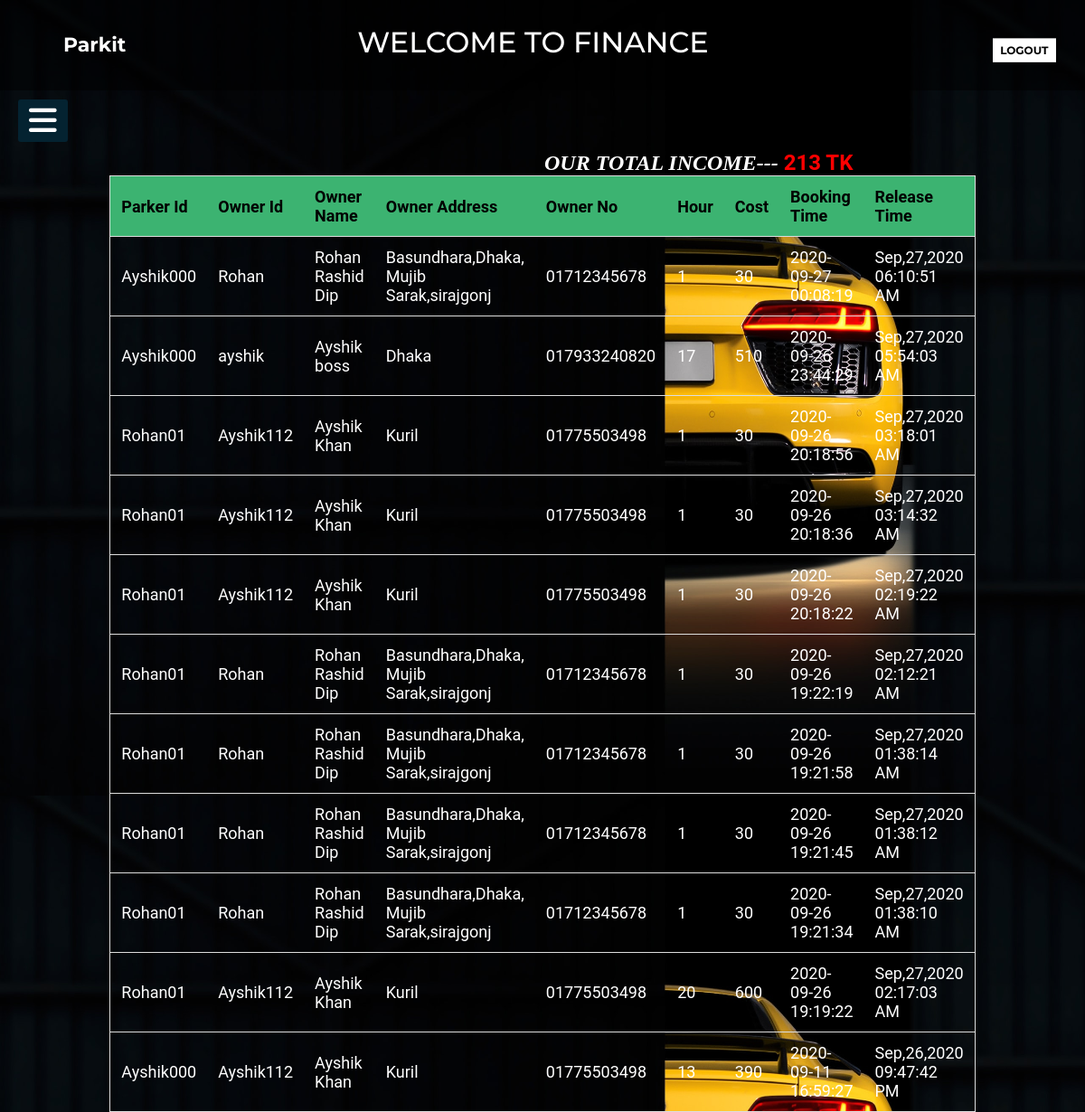
Page /Views/Admin/finance.php (signed in) on the committed database.
### tables this page shows
CREATE TABLE `booking` (
  `sl` int(50) NOT NULL,
  `parkerId` varchar(50) NOT NULL,
  `oid` varchar(100) NOT NULL,
  `oname` varchar(100) NOT NULL,
  `oaddress` varchar(300) NOT NULL,
  `ono` varchar(100) NOT NULL,
  `ospace` varchar(10) NOT NULL,
  `hour` varchar(10) NOT NULL,
  `cost` varchar(100) NOT NULL,
  `Date&Time` timestamp NOT NULL DEFAULT CURRENT_TIMESTAMP,
  `Status` varchar(200) NOT NULL,
  `ReleaseTime` varchar(200) NOT NULL
);

### Views/Models/db_connect.php (called while the page is built, shortened)
<?php
	 $serverName="localhost";
	 $userName="root";
	 $password="";
	 $dbName="parkit";
	function get($query)
	{
        $data=array();
		global $serverName,$userName,$password,$dbName;
		$conn = mysqli_connect( $serverName, $userName, $password, $dbName);
        $result=mysqli_query($conn,$query);
        if(mysqli_num_rows($result) > 0)
        {
            while($row = mysqli_fetch_assoc($result))
            {
                $entity=array();
                foreach($row as $k=>$v)
                {
                    $entity[$k] = $row[$k];
                }
                $data[] = $entity;
            }
        }
		return $data;
	}
?>

### Controllers/AdminController.php (called while the page is built, shortened)
<?php
  require_once '../Models/db_connect.php';
function finance()
{
  $query="SELECT * FROM booking where status='Released' order by `sl` DESC ";
  $product=get($query);
  return $product;
}
?>

### Views/Admin/finance.php (the view, shortened to what this page needs)
<?php
require_once ('../../Controllers/AdminController.php');
	$info = finance();
$servername = "localhost";
$username = "root";
$password = "";
$dbname = "parkit";
$conn = mysqli_connect($servername, $username, $password, $dbname);
if($query="SELECT sum(cost) AS total FROM booking"){
  $result=mysqli_query($conn,$query);
  $values=mysqli_fetch_assoc($result);
  $Ao=$values["total"];
  $income=$Ao * .10;
}
?>
<!DOCTYPE html>
<html lang="en">
  <head>
    <link rel="stylesheet" href="finance.css" />
  </head>
  <body>
    <header class="header">
      <div class="bgimage">
        <div class="menu">
          <div class="leftmenu">
            <h3><a href="adminarea.php">Parkit</a></h3>
          </div>
          <div class="welcome">
            <h1>Welcome to Finance</h1>
            <div class="rightmenu">
              <button
                id="buttonone"
                <
                onclick="window.location.href='../home.html';"
              >
                Logout
              </button>
            </div>
          </div>
        </div>
      </div>
    </header>
    <label for="check">
      <i class="fas fa-bars" id="btn"></i>
    </label>
    <section>
      <div class="main-section">
        <div class="dashbord">
          <div class="icon-section">
          <form  method="post" action="" enctype="multipart/form-data">
<h2>OUR TOTAL INCOME--- </h2>
     <h1 id="huh"> <?php echo $income ; ?> TK</h1>
<center><table id="myTable">
  <tr class="header">
    <th style="color:black">Parker Id</th>
    <th style="color:black">Owner Id</th>
<th style="color:black">Owner Name</th>
    <th style="color:black">Owner Address</th>
<th style="color:black">Owner No</th>
<th style="color:black">Hour</th>
<th style="color:black">Cost</th>
<th style="color:black">Booking Time</th>
<th style="color:black">Release Time</th>
  </tr>
  <tbody>
    <?php
      foreach($info as $info)
      {
        echo "<tr>";
        echo "<td>".$info["parkerId"]."</td>";
        echo "<td>".$info["oid"]."</td>";
  echo "<td>".$info["oname"]."</td>";
echo "<td>".$info["oaddress"]."</td>";
            echo "<td>".$info["ono"]."</td>";
			echo "<td>".$info["hour"]."</td>";
			echo "<td>".$info["cost"]."</td>";
			echo "<td>".$info["Date&Time"]."</td>";
			echo "<td>".$info["ReleaseTime"]."</td>";
        echo "</tr>";
      }
    ?>
  </tbody>
</table></center>
            </form>
          </div>
        </div>
      </div>
    </section>
  </body>
</html>

### Views/Admin/finance.css (style rules this page uses)
* { margin: 0; padding: 0; }
body { background: url(../Images/car.jpg); background-size: 100% 110%; width: 100%; height: 100vh; }
* { padding: 0; margin: 0; list-style: none; text-decoration: none; }
body { font-family: "Roboto", sans-serif; }
.menu { width: 100%; height: 100px; background-color: rgba(0, 0, 0, 0.5); }
.leftmenu { width: 20%; line-height: 100px; float: left; }
.leftmenu h3 { padding-left: 70px; font-weight: bold; color: white; font-size: 22px; font-family: "Montserrat", sans-serif; cursor: pointer; }
.leftmenu h3 a { color: white; text-decoration: none; }
.rightmenu { width: 70%; height: 100px; float: right; }
#buttonone { background-color: white; border: none; font-size: 12px; font-weight: bold; text-transform: uppercase; line-height: 20px; width: 70px; font-family: "Montserrat", sans-serif; border: 3px solid white; cursor: pointer; transform: translate(70%, -90%); margin-left: 82%; }
label #btn, label #cancel { position: absolute; background: #042331; border-radius: 3px; cursor: pointer; }
label #btn { left: 20px; top: 110px; font-size: 35px; color: white; padding: 6px 12px; transition: all 0.5s; }
.welcome h1 { color: white; font-family: "Montserrat", sans-serif; text-transform: uppercase; font-weight: 500; text-align: center; padding-right: 261px; padding-top: 27px; }

### Views/Admin/finance.php (style rules this page uses)
* { box-sizing: border-box; }
#myTable { border-collapse: collapse; width: 50%; border: 1px solid #ddd; font-size: 18px; color: white; }
#myTable th, #myTable td { text-align: left; padding: 12px; }
#myTable tr { border-bottom: 1px solid #ddd; }
#myTable tr.header, #myTable tr:hover { background-color: mediumseagreen; }
#huh { Color:red; display: inline; }
h2 { Color: white; font-style: italic; font-family: cursive; margin-left: 602px; display: inline; text-align: center; }

### rows in the picture
booking: parkerId "Ayshik000", oid "Rohan", oname "Rohan Rashid Dip", oaddress "Basundhara,Dhaka, Mujib Sarak,sirajgonj", ono "01712345678", hour "1", cost "30", value "2020-09-27 00:08:19", ReleaseTime "Sep,27,2020 06:10:51 AM"
booking: parkerId "Ayshik000", oid "ayshik", oname "Ayshik boss", oaddress "Dhaka", ono "017933240820", hour "17", cost "510", value "2020-09-26 23:44:29", ReleaseTime "Sep,27,2020 05:54:03 AM"
booking: parkerId "Rohan01", oid "Ayshik112", oname "Ayshik Khan", oaddress "Kuril", ono "01775503498", hour "1", cost "30", value "2020-09-26 20:18:56", ReleaseTime "Sep,27,2020 03:18:01 AM"
booking: parkerId "Rohan01", oid "Ayshik112", oname "Ayshik Khan", oaddress "Kuril", ono "01775503498", hour "1", cost "30", value "2020-09-26 20:18:36", ReleaseTime "Sep,27,2020 03:14:32 AM"
booking: parkerId "Rohan01", oid "Ayshik112", oname "Ayshik Khan", oaddress "Kuril", ono "01775503498", hour "1", cost "30", value "2020-09-26 20:18:22", ReleaseTime "Sep,27,2020 02:19:22 AM"
booking: parkerId "Rohan01", oid "Rohan", oname "Rohan Rashid Dip", oaddress "Basundhara,Dhaka, Mujib Sarak,sirajgonj", ono "01712345678", hour "1", cost "30", value "2020-09-26 19:22:19", ReleaseTime "Sep,27,2020 02:12:21 AM"
booking: parkerId "Rohan01", oid "Rohan", oname "Rohan Rashid Dip", oaddress "Basundhara,Dhaka, Mujib Sarak,sirajgonj", ono "01712345678", hour "1", cost "30", value "2020-09-26 19:21:58", ReleaseTime "Sep,27,2020 01:38:14 AM"
booking: parkerId "Rohan01", oid "Rohan", oname "Rohan Rashid Dip", oaddress "Basundhara,Dhaka, Mujib Sarak,sirajgonj", ono "01712345678", hour "1", cost "30", value "2020-09-26 19:21:45", ReleaseTime "Sep,27,2020 01:38:12 AM"
booking: parkerId "Rohan01", oid "Rohan", oname "Rohan Rashid Dip", oaddress "Basundhara,Dhaka, Mujib Sarak,sirajgonj", ono "01712345678", hour "1", cost "30", value "2020-09-26 19:21:34", ReleaseTime "Sep,27,2020 01:38:10 AM"
booking: parkerId "Rohan01", oid "Ayshik112", oname "Ayshik Khan", oaddress "Kuril", ono "01775503498", hour "20", cost "600", value "2020-09-26 19:19:22", ReleaseTime "Sep,27,2020 02:17:03 AM"
booking: parkerId "Ayshik000", oid "Ayshik112", oname "Ayshik Khan", oaddress "Kuril", ono "01775503498", hour "13", cost "390", value "2020-09-11 16:59:27", ReleaseTime "Sep,26,2020 09:47:42 PM"

### other values in the picture
$income "213"
